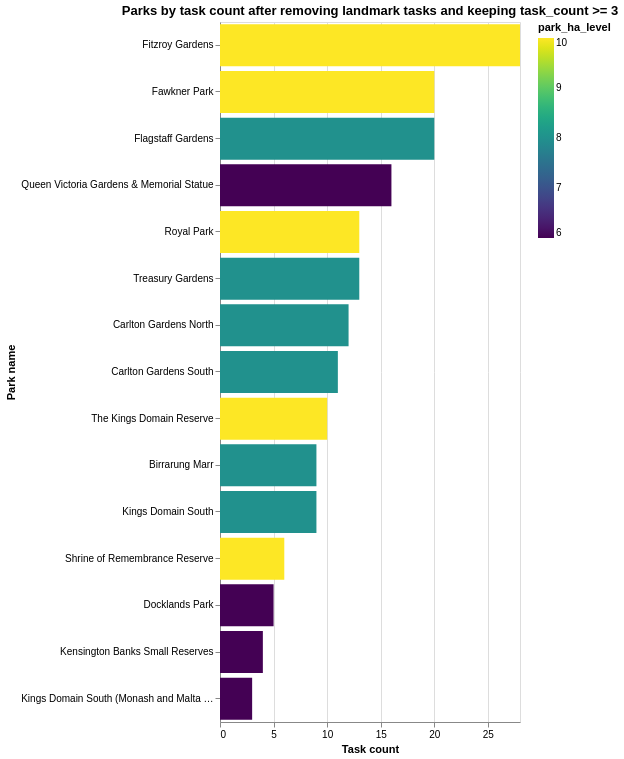

Source (notebook cell):
### Markdown cell above
The bar chart shows that some parks have too few tasks to support meaningful exploration, making route planning unnecessary. Similarly, very small parks do not require route generation.

### Code cell
# Remove landmark tasks and task_count >= 3
if "feature_source" in tasks.columns:
    tasks = tasks[tasks["feature_source"].astype(str).str.lower() != "landmark"].copy()

# Compute task counts per park after filtering
counts = tasks.groupby("park_id").size().reset_index(name="task_count")
parks["park_id"] = pd.to_numeric(parks["park_id"], errors="coerce")
counts["park_id"] = pd.to_numeric(counts["park_id"], errors="coerce")
merged = parks.merge(counts, on="park_id", how="left")
merged["task_count"] = merged["task_count"].fillna(0).astype(int)
merged["park_ha_level"] = pd.to_numeric(merged["park_ha_level"], errors="coerce")

# Keep parks with park_ha_level >= 6 and at least 3 tasks
filtered = merged[(merged["park_ha_level"] >= 6) & (merged["task_count"] >= 3)].copy()

# Show all parks sorted by task_count
all_parks_sorted = filtered.sort_values("task_count", ascending=False)
bar = alt.Chart(all_parks_sorted).mark_bar().encode(
    x=alt.X("task_count:Q", title="Task count"),
    y=alt.Y("park_name:N", sort="-x", title="Park name"),
    color=alt.Color("park_ha_level:Q", scale=alt.Scale(scheme="viridis")),
    tooltip=["park_name:N", "park_id:Q", "task_count:Q", "park_ha_level:Q"]
).properties(title="Parks by task count after removing landmark tasks and keeping task_count >= 3", height=700)

bar.configure_axis(labelLimit=200)

### Figure 1 — Vega-Lite specification as saved in the notebook (floating-point values rounded to 4 significant figures)
{"config": {"view": {"continuousWidth": 300, "continuousHeight": 300}, "axis": {"labelLimit": 200}}, "data": {"name": "data-a532b33046ae3b9226c6ea2f82f45b43"}, "mark": {"type": "bar"}, "encoding": {"color": {"field": "park_ha_level", "scale": {"scheme": "viridis"}, "type": "quantitative"}, "tooltip": [{"field": "park_name", "type": "nominal"}, {"field": "park_id", "type": "quantitative"}, {"field": "task_count", "type": "quantitative"}, {"field": "park_ha_level", "type": "quantitative"}], "x": {"field": "task_count", "title": "Task count", "type": "quantitative"}, "y": {"field": "park_name", "sort": "-x", "title": "Park name", "type": "nominal"}}, "height": 700, "title": "Parks by task count after removing landmark tasks and keeping task_count >= 3", "$schema": "https://vega.github.io/schema/vega-lite/v6.1.0.json", "datasets": {"data-a532b33046ae3b9226c6ea2f82f45b43": [{"park_id": 36, "park_name": "Fitzroy Gardens", "description": "Fitzroy Gardens is a public park in Melbourne, Melbourne.", "latitude": -37.81, "longitude": 145.0, "st_point": "POINT(144.98045579973143 -37.81296164888416)", "min_weather_accept_level": 5.5, "transport_accessibility_score": 6, "task_richness_score": 10.0, "park_ha_level": 10, "recommend_description": "This park has strong weather tolerance because it combines rich activities, suitable size, and accessible transport. This park contains 13 nature features, 18 art features, 1 urban discovery features.", "task_count": 28}, {"park_id": 35, "park_name": "Fawkner Park", "description": "Fawkner Park is a public park in Melbourne, Melbourne.", "latitude": -37.84, "longitude": 145.0, "st_point": "POINT(144.98174178026838 -37.84103061438385)", "min_weather_accept_level": 5.95, "transport_accessibility_score": 6, "task_richness_score": 8.0, "park_ha_level": 10, "recommend_description": "This park has strong weather tolerance because it combines rich activities, suitable size, and accessible transport. This park contains 21 nature features.", "task_count": 20}, {"park_id": 37, "park_name": "Flagstaff Gardens", "description": "Flagstaff Gardens is a public park in Melbourne, Melbourne.", "latitude": -37.81, "longitude": 145.0, "st_point": "POINT(144.95443421269437 -37.81045611438672)", "min_weather_accept_level": 5.77, "transport_accessibility_score": 9, "task_richness_score": 8.47, "park_ha_level": 8, "recommend_description": "This park has strong weather tolerance because it combines rich activities, suitable size, and accessible transport. This park contains 17 nature features, 4 art features.", "task_count": 20}, {"park_id": 93, "park_name": "Queen Victoria Gardens & Memorial Statue", "description": "Queen Victoria Gardens & Memorial Statue is a public park in Melbourne, Melbourne.", "latitude": -37.82, "longitude": 145.0, "st_point": "POINT(144.97108137630903 -37.82189460768603)", "min_weather_accept_level": 6.21, "transport_accessibility_score": 9, "task_richness_score": 7.85, "park_ha_level": 6, "recommend_description": "This park has strong weather tolerance because it combines rich activities, suitable size, and accessible transport. This park contains 5 nature features, 12 art features.", "task_count": 16}, {"park_id": 101, "park_name": "Royal Park", "description": "Royal Park is a public park in Melbourne, Melbourne.", "latitude": -37.79, "longitude": 144.9, "st_point": "POINT(144.9497571609021 -37.78922077121199)", "min_weather_accept_level": 5.97, "transport_accessibility_score": 4, "task_richness_score": 9.0, "park_ha_level": 10, "recommend_description": "This park has strong weather tolerance because it combines rich activities, suitable size, and accessible transport. This park contains 12 nature features, 2 art features.", "task_count": 13}, {"park_id": 124, "park_name": "Treasury Gardens", "description": "Treasury Gardens is a public park in Melbourne, Melbourne.", "latitude": -37.81, "longitude": 145.0, "st_point": "POINT(144.97615228376898 -37.814109880997094)", "min_weather_accept_level": 5.84, "transport_accessibility_score": 9, "task_richness_score": 8.15, "park_ha_level": 8, "recommend_description": "This park has strong weather tolerance because it combines rich activities, suitable size, and accessible transport. This park contains 10 nature features, 4 art features.", "task_count": 13}, {"park_id": 14, "park_name": "Carlton Gardens North", "description": "Carlton Gardens North is a public park in Melbourne, Melbourne.", "latitude": -37.8, "longitude": 145.0, "st_point": "POINT(144.97195227866774 -37.80196385653347)", "min_weather_accept_level": 6.0, "transport_accessibility_score": 9, "task_richness_score": 7.42, "park_ha_level": 8, "recommend_description": "This park has strong weather tolerance because it combines rich activities, suitable size, and accessible transport. This park contains 13 nature features.", "task_count": 12}, {"park_id": 15, "park_name": "Carlton Gardens South", "description": "Carlton Gardens South is a public park in Melbourne, Melbourne.", "latitude": -37.81, "longitude": 145.0, "st_point": "POINT(144.97123206483835 -37.80629946165889)", "min_weather_accept_level": 5.71, "transport_accessibility_score": 9, "task_richness_score": 8.76, "park_ha_level": 8, "recommend_description": "This park has strong weather tolerance because it combines rich activities, suitable size, and accessible transport. This park contains 10 nature features, 2 art features.", "task_count": 11}, {"park_id": 122, "park_name": "The Kings Domain Reserve", "description": "The Kings Domain Reserve is a public park in Melbourne, Melbourne.", "latitude": -37.83, "longitude": 145.0, "st_point": "POINT(144.97382741822966 -37.82505100509447)", "min_weather_accept_level": 6.1, "transport_accessibility_score": 3, "task_richness_score": 9.0, "park_ha_level": 10, "recommend_description": "This park has strong weather tolerance because it combines rich activities, suitable size, and accessible transport. This park contains 2 nature features, 9 art features.", "task_count": 10}, {"park_id": 8, "park_name": "Birrarung Marr", "description": "Birrarung Marr is a public park in Melbourne, Melbourne.", "latitude": -37.82, "longitude": 145.0, "st_point": "POINT(144.9738236456279 -37.81890622464687)", "min_weather_accept_level": 6.11, "transport_accessibility_score": 6, "task_richness_score": 8.62, "park_ha_level": 8, "recommend_description": "This park has strong weather tolerance because it combines rich activities, suitable size, and accessible transport. This park contains 4 nature features, 6 art features.", "task_count": 9}, {"park_id": 61, "park_name": "Kings Domain South", "description": "Kings Domain South is a public park in Melbourne, Melbourne.", "latitude": -37.83, "longitude": 145.0, "st_point": "POINT(144.978420348584 -37.832351043772675)", "min_weather_accept_level": 6.42, "transport_accessibility_score": 6, "task_richness_score": 7.22, "park_ha_level": 8, "recommend_description": "This park is suitable for good weather conditions and may still work for short outdoor visits. This park contains 9 nature features.", "task_count": 9}, {"park_id": 109, "park_name": "Shrine of Remembrance Reserve", "description": "Shrine of Remembrance Reserve is a public park in Melbourne, Melbourne.", "latitude": -37.83, "longitude": 145.0, "st_point": "POINT(144.9730683791196 -37.83039407493965)", "min_weather_accept_level": 5.47, "transport_accessibility_score": 8, "task_richness_score": 9.0, "park_ha_level": 10, "recommend_description": "This park has strong weather tolerance because it combines rich activities, suitable size, and accessible transport. This park contains 5 nature features, 2 art features, 1 urban discovery features.", "task_count": 6}, {"park_id": 27, "park_name": "Docklands Park", "description": "Docklands Park is a public park in Melbourne, Melbourne.", "latitude": -37.82, "longitude": 144.9, "st_point": "POINT(144.9467115304261 -37.82080097716886)", "min_weather_accept_level": 6.75, "transport_accessibility_score": 9, "task_richness_score": 5.45, "park_ha_level": 6, "recommend_description": "This park is suitable for good weather conditions and may still work for short outdoor visits. This park contains 4 nature features, 2 art features.", "task_count": 5}, {"park_id": 56, "park_name": "Kensington Banks Small Reserves", "description": "Kensington Banks Small Reserves is a public park in Melbourne, Melbourne.", "latitude": -37.79, "longitude": 144.9, "st_point": "POINT(144.9214818692829 -37.794277800344545)", "min_weather_accept_level": 7.58, "transport_accessibility_score": 6, "task_richness_score": 3.4, "park_ha_level": 6, "recommend_description": "This park is best recommended only under ideal weather because its size, activity richness, or transport access is limited. This park contains 4 nature features.", "task_count": 4}, {"park_id": 63, "park_name": "Kings Domain South (Monash and Malta Monuments)", "description": "Kings Domain South (Monash and Malta Monuments) is a public park in Melbourne, Melbourne.", "latitude": -37.83, "longitude": 145.0, "st_point": "POINT(144.97402636241267 -37.828367768712475)", "min_weather_accept_level": 7.69, "transport_accessibility_score": 6, "task_richness_score": 2.94, "park_ha_level": 6, "recommend_description": "This park is best recommended only under ideal weather because its size, activity richness, or transport access is limited. This park contains 3 art features.", "task_count": 3}]}}
